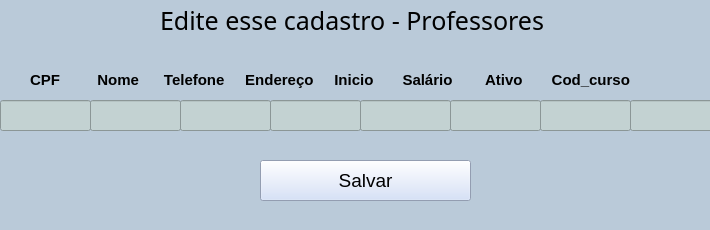
<?xml version="1.0" encoding="UTF-8"?>
<ui version="4.0">
 <class>MainWindow</class>
 <widget class="QMainWindow" name="MainWindow">
  <property name="geometry">
   <rect>
    <x>0</x>
    <y>0</y>
    <width>710</width>
    <height>230</height>
   </rect>
  </property>
  <property name="windowTitle">
   <string>MainWindow</string>
  </property>
  <property name="styleSheet">
   <string notr="true">background-color: rgb(186, 202, 217);</string>
  </property>
  <widget class="QWidget" name="centralwidget">
   <widget class="QLineEdit" name="lineEdit">
    <property name="geometry">
     <rect>
      <x>0</x>
      <y>100</y>
      <width>91</width>
      <height>31</height>
     </rect>
    </property>
    <property name="styleSheet">
     <string notr="true">background-color: rgb(195, 210, 210);</string>
    </property>
   </widget>
   <widget class="QPushButton" name="pushButton">
    <property name="geometry">
     <rect>
      <x>260</x>
      <y>160</y>
      <width>211</width>
      <height>41</height>
     </rect>
    </property>
    <property name="font">
     <font>
      <family>MS UI Gothic</family>
      <pointsize>14</pointsize>
     </font>
    </property>
    <property name="styleSheet">
     <string notr="true">
background-color: rgb(206, 220, 248);</string>
    </property>
    <property name="text">
     <string>Salvar</string>
    </property>
   </widget>
   <widget class="QLabel" name="label_2">
    <property name="geometry">
     <rect>
      <x>30</x>
      <y>70</y>
      <width>691</width>
      <height>20</height>
     </rect>
    </property>
    <property name="font">
     <font>
      <family>MS UI Gothic</family>
      <pointsize>11</pointsize>
      <weight>75</weight>
      <bold>true</bold>
     </font>
    </property>
    <property name="text">
     <string>CPF         Nome      Telefone     Endereço     Inicio       Salário        Ativo       Cod_curso</string>
    </property>
   </widget>
   <widget class="QLabel" name="label">
    <property name="geometry">
     <rect>
      <x>160</x>
      <y>10</y>
      <width>431</width>
      <height>21</height>
     </rect>
    </property>
    <property name="font">
     <font>
      <family>MS Gothic</family>
      <pointsize>19</pointsize>
     </font>
    </property>
    <property name="text">
     <string>Edite esse cadastro - Professores</string>
    </property>
   </widget>
   <widget class="QLineEdit" name="lineEdit_2">
    <property name="geometry">
     <rect>
      <x>180</x>
      <y>100</y>
      <width>91</width>
      <height>31</height>
     </rect>
    </property>
    <property name="styleSheet">
     <string notr="true">background-color: rgb(195, 210, 210);</string>
    </property>
   </widget>
   <widget class="QLineEdit" name="lineEdit_3">
    <property name="geometry">
     <rect>
      <x>90</x>
      <y>100</y>
      <width>91</width>
      <height>31</height>
     </rect>
    </property>
    <property name="styleSheet">
     <string notr="true">background-color: rgb(195, 210, 210);</string>
    </property>
   </widget>
   <widget class="QLineEdit" name="lineEdit_4">
    <property name="geometry">
     <rect>
      <x>270</x>
      <y>100</y>
      <width>91</width>
      <height>31</height>
     </rect>
    </property>
    <property name="styleSheet">
     <string notr="true">background-color: rgb(195, 210, 210);</string>
    </property>
   </widget>
   <widget class="QLineEdit" name="lineEdit_5">
    <property name="geometry">
     <rect>
      <x>540</x>
      <y>100</y>
      <width>91</width>
      <height>31</height>
     </rect>
    </property>
    <property name="styleSheet">
     <string notr="true">background-color: rgb(195, 210, 210);</string>
    </property>
   </widget>
   <widget class="QLineEdit" name="lineEdit_6">
    <property name="geometry">
     <rect>
      <x>450</x>
      <y>100</y>
      <width>91</width>
      <height>31</height>
     </rect>
    </property>
    <property name="styleSheet">
     <string notr="true">background-color: rgb(195, 210, 210);</string>
    </property>
   </widget>
   <widget class="QLineEdit" name="lineEdit_7">
    <property name="geometry">
     <rect>
      <x>360</x>
      <y>100</y>
      <width>91</width>
      <height>31</height>
     </rect>
    </property>
    <property name="styleSheet">
     <string notr="true">background-color: rgb(195, 210, 210);</string>
    </property>
   </widget>
   <widget class="QLineEdit" name="lineEdit_8">
    <property name="geometry">
     <rect>
      <x>630</x>
      <y>100</y>
      <width>91</width>
      <height>31</height>
     </rect>
    </property>
    <property name="styleSheet">
     <string notr="true">background-color: rgb(195, 210, 210);</string>
    </property>
   </widget>
  </widget>
  <widget class="QStatusBar" name="statusbar"/>
 </widget>
 <resources/>
 <connections/>
</ui>
